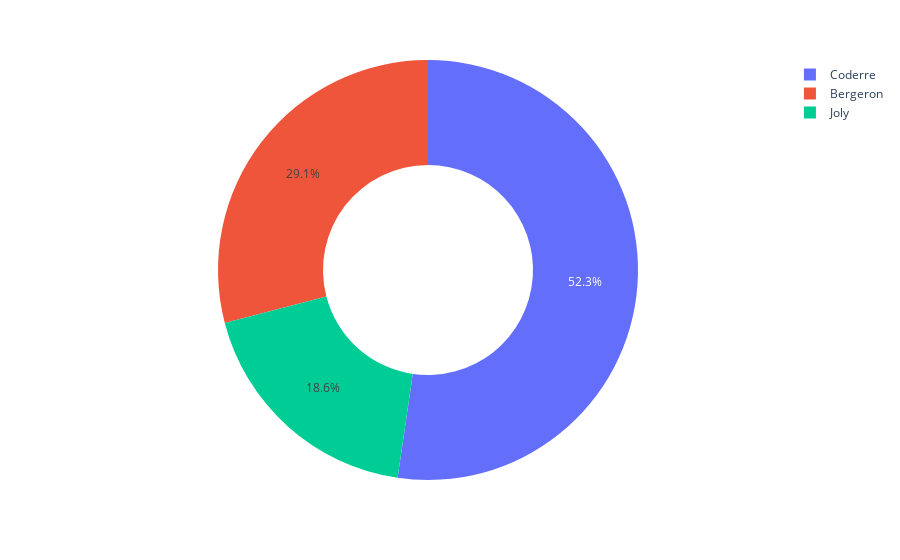

This figure's notebook cell:
### Code cell
# px.pie(df, names='winner')
# px.pie(df, names='winner', values='total')
px.pie(df, names='winner', values='total', hole=0.5)

### Figure 1 — Plotly figure (JSON) as saved in the notebook; plotly's stock layout.template omitted (floating-point values rounded to 4 significant figures)
{"data": [{"domain": {"x": [0, 1], "y": [0, 1]}, "hole": 0.5, "hovertemplate": "winner=%{label}<br>total=%{value}<extra></extra>", "labels": ["Joly", "Joly", "Coderre", "Bergeron", "Bergeron", "Bergeron", "Coderre", "Coderre", "Coderre", "Coderre", "Bergeron", "Bergeron", "Bergeron", "Bergeron", "Coderre", "Coderre", "Coderre", "Coderre", "Coderre", "Coderre", "Joly", "Coderre", "Coderre", "Joly", "Joly", "Joly", "Bergeron", "Coderre", "Coderre", "Bergeron", "Coderre", "Coderre", "Coderre", "Coderre", "Coderre", "Bergeron", "Joly", "Joly", "Joly", "Joly", "Coderre", "Joly", "Coderre", "Coderre", "Joly", "Joly", "Joly", "Coderre", "Coderre", "Bergeron", "Bergeron", "Coderre", "Coderre", "Coderre", "Coderre", "Bergeron", "Bergeron", "Bergeron"], "legendgroup": "", "name": "", "showlegend": true, "type": "pie", "values": [7334, 6363, 8650, 9030, 10747, 7370, 8316, 10546, 9465, 8351, 9282, 11050, 10867, 10866, 9259, 7247, 9587, 8385, 6454, 8479, 9378, 7096, 9200, 7956, 4099, 6357, 6445, 5872, 7583, 10802, 5615, 3951, 3469, 4663, 4287, 5172, 4687, 7688, 6125, 3263, 3003, 4438, 9560, 7809, 1887, 1889, 1432, 789, 9737, 9135, 7900, 8025, 9111, 8060, 2062, 1965, 1330, 1678]}], "layout": {"legend": {"tracegroupgap": 0}, "margin": {"t": 60}}}
